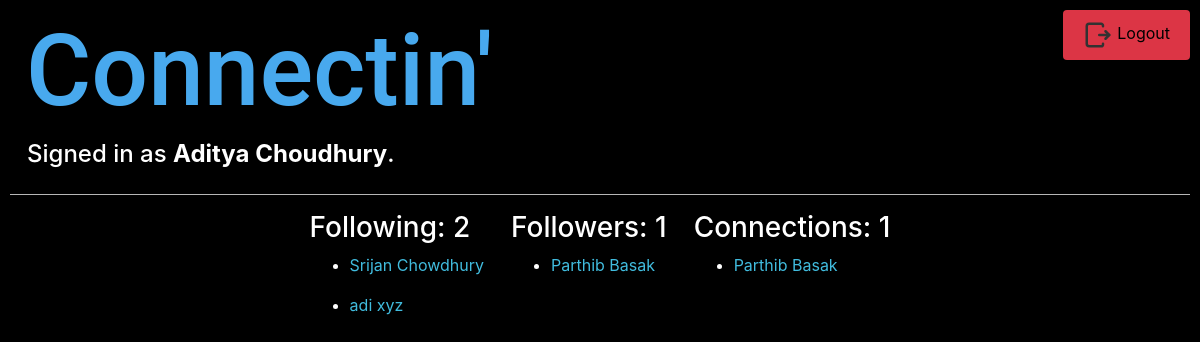
Screenshot of /followings/adityachoudhury (signed in) with the database file from the repository.
### lprofile/models.py (models this page shows, shortened)
class profile1(models.Model):
    profowner=models.ForeignKey(User,on_delete=models.CASCADE,blank=True,null=True,related_name="profowner")
    role=models.CharField(max_length=10,default='Neither')
    profimg=models.ImageField(null=True,blank=True,upload_to="media/profimages")
    cv=models.FileField(null=True,blank=True,upload_to="media/cvfiles")
    about=models.CharField(max_length=300,blank=True)
    follower=models.ManyToManyField(User,related_name="follower",blank=True)
    followers=models.ManyToManyField(User,related_name="followers",blank=True)
    connections=models.ManyToManyField(User,related_name="connections",blank=True)
    requests=models.ManyToManyField(User,related_name="requests",blank=True)
    def number_of_conns(self):
        return self.follower.count()
    def number_of_followers(self):
        return self.followers.count()
    def number_of_connections(self):
        return self.connections.count()

### lprofile/views.py (the view)
# urls.py: path("followings/<str:uname>", views.foll, name="followings"),
def foll(request,uname):
    try:
        user=User.objects.get(username=uname)
        conn=profile1.objects.get(profowner=user)
        conns=conn.follower.all()
        folls=conn.followers.all()
        connections=conn.connections.all()
        return render(request,'lprofile/conn.html',{
            'conns':conns,
            'conn':conn,
            'folls':folls,
            'connections':connections
        })
    except ObjectDoesNotExist:
        return render(request,'lprofile/noconn.html',{
            'message':'No connections/Followers yet!'
        })

### lprofile/templates/lprofile/conn.html (shortened to what this page needs)
{% extends "lprofile/layout.html" %}
{% block body %}
    {% if user.is_authenticated %}
    <div class="d-flex justify-content-center">
    <div>
        <h3>Following: {{ conn.number_of_conns }}</h3>
        {% for i in conns %}
            <ul>
                <li>
                    <a href="{% url 'profile1' uname=i.username %}">{{ i.first_name }} {{ i.last_name }}</a>
                </li>
            </ul>
        {% endfor %}
    </div>
    <div>
        <h3>Followers: {{ conn.number_of_followers }}</h3>
        {% for i in folls %}
            <ul>
                <li>
                    <a href="{% url 'profile1' uname=i.username %}">{{ i.first_name }} {{ i.last_name }}</a>
                </li>
            </ul>
        {% endfor %}
    </div>
    <div>
        <h3>Connections: {{ conn.number_of_connections }}</h3>
        {% for i in connections %}
            <ul>
                <li>
                    <a href="{% url 'profile1' uname=i.username %}">{{ i.first_name }} {{ i.last_name }}</a>
                </li>
            </ul>
        {% endfor %}
    </div>
    </div>
    {% else %}
        <h2 style="text-align: center">Login or make and account first!</h2>
    {% endif %}
{% endblock%}

### lprofile/templates/lprofile/layout.html (shortened to what this page needs)
{% load static %}
<!DOCTYPE html>
<html>
    <head>
        <link rel="stylesheet" href="https://stackpath.bootstrapcdn.com/bootstrap/4.4.1/css/bootstrap.min.css">
        <link rel="stylesheet" href="https://cdnjs.cloudflare.com/ajax/libs/font-awesome/4.7.0/css/font-awesome.min.css">
        <link href="{% static 'lprofile/styles.css' %}" rel="stylesheet">
    </head>
    <body>
        <div style="float: left;">
        <a href="{% url 'index' %}">
            <button style="background-color: black;border: black;">
                <h1 style="padding-left: 10px;font-size: 100px; color:rgb(72, 169, 238); font-family: roboto;">
                    Connectin'
                </h1>
            </button>
        </a>
        <h4 style="padding-left: 17px;">
            {% if user.is_authenticated %}
                Signed in as <strong>{{ user.first_name }} {{ user.last_name }}</strong>.
            {% else %}
                Not signed in.
            {% endif %}
        </h4>
        </div>
        {% if user.is_authenticated %}
            <a href="{% url 'logout' %}" style="padding-top: 20px; padding-right: 20px;">
                <button class="btn btn-danger" style="float: right;color: black;">
                    Logout
                </button>
            </a>
            <br><br><br><br><br><br><br>
            <hr>
        {% endif %}
        {% block body %}
        {% endblock %}
    </body>
</html>

### lprofile/static/lprofile/styles.css (style rules this page uses)
body { padding: 10px; background-color: black; color: white; }
a { color: rgb(65, 188, 222); }
hr { background-color: rgb(203, 203, 203); }
.btn-danger { background-color: #dc3545; color: #ffffff; padding: 10px 20px; font-size: 16px; border: none; border-radius: 4px; cursor: pointer; }

### rows the page displays
profile1: number_of_conns "2", number_of_followers "1", number_of_connections "1"

### other values shown
{{ user.first_name }} "Aditya"
{{ user.last_name }} "Choudhury"
{{ i.first_name }} "Srijan"
{{ i.last_name }} "Chowdhury"
{{ i.first_name }} "adi"
{{ i.last_name }} "xyz"
{{ i.first_name }} "Parthib"
{{ i.last_name }} "Basak"
